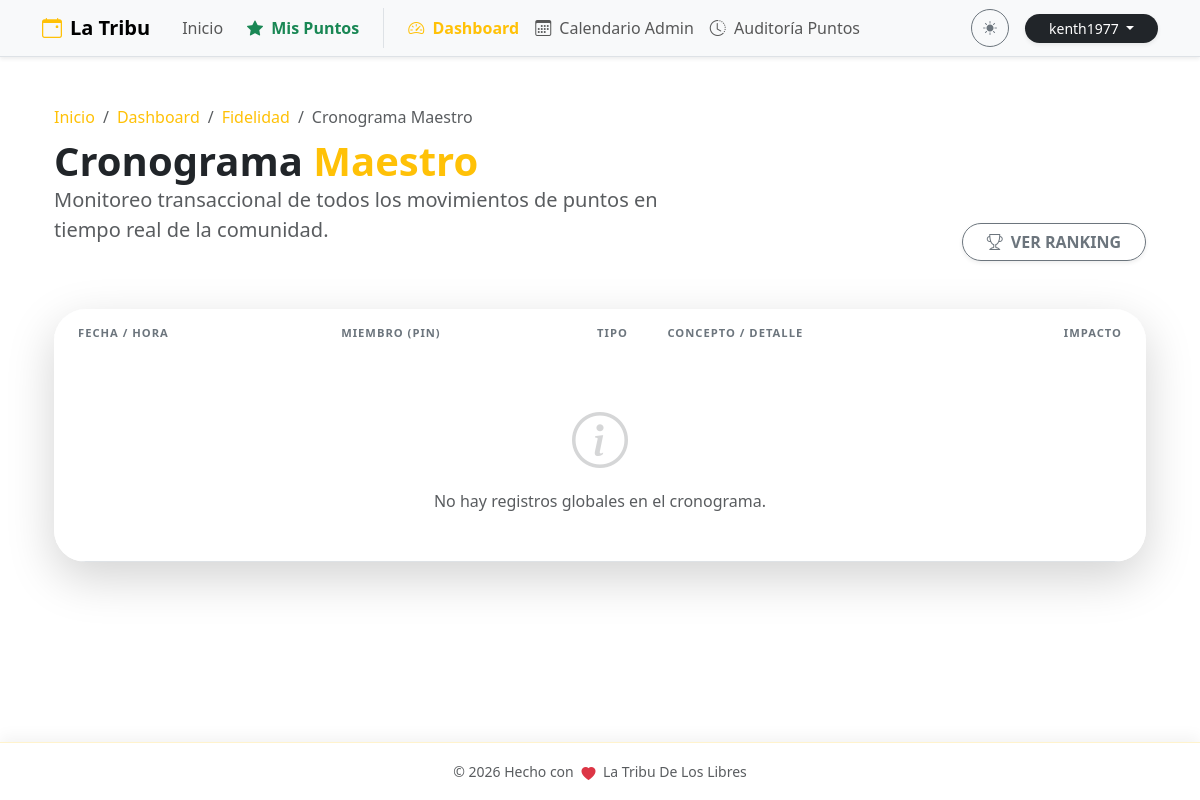
The page /admin/puntos/cronograma-total (signed in) on the database as committed earlier.
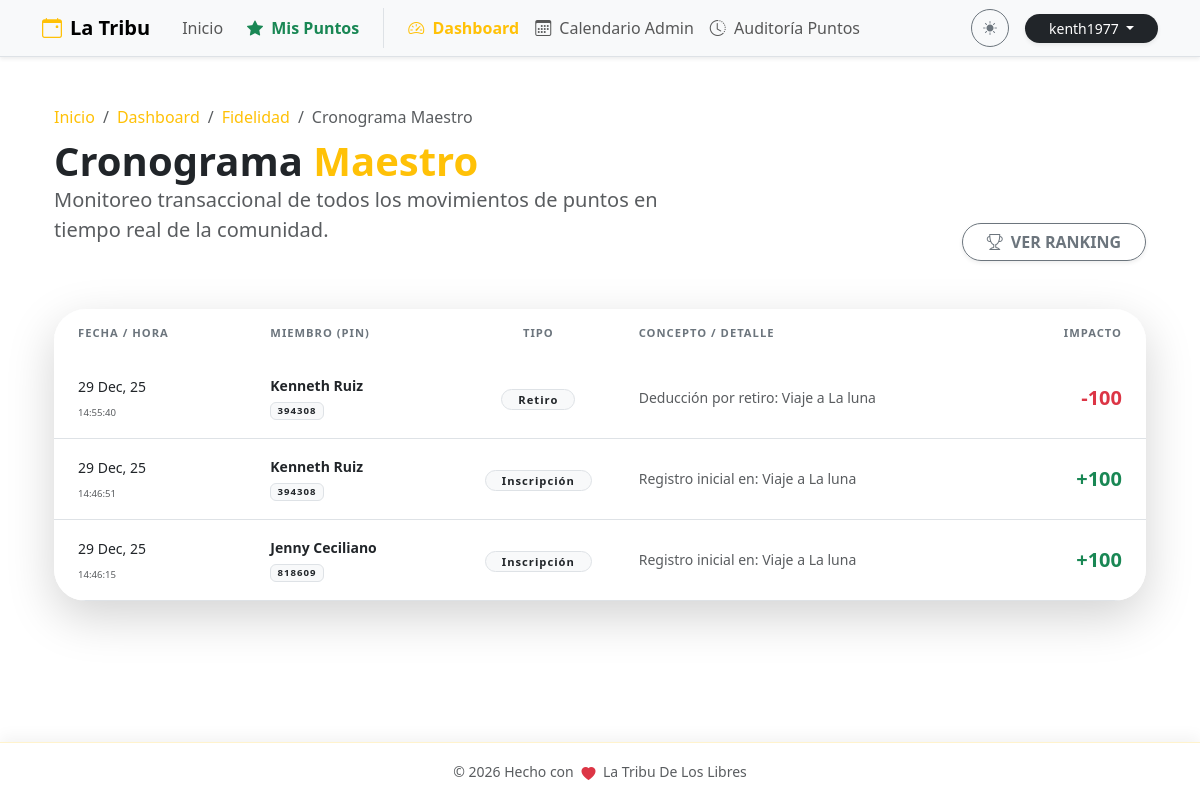
The same page on the database as committed later.
### db.py (models this page shows, shortened)
class User(db.Model, UserMixin):
    __tablename__ = 'user'
    id = db.Column(db.Integer, primary_key=True)
    email = db.Column(db.String(120), unique=True, nullable=False)
    password = db.Column(db.String(200), nullable=False)
    is_superuser = db.Column(db.Boolean, default=False)

class PointLog(db.Model):
    __tablename__ = 'point_log'
    id = db.Column(db.Integer, primary_key=True)
    member_id = db.Column(db.Integer, db.ForeignKey('member.id'), nullable=False)
    transaction_type = db.Column(db.String(50), nullable=False)
    description = db.Column(db.String(200))
    amount = db.Column(db.Integer, nullable=False)
    created_at = db.Column(db.DateTime, default=datetime.utcnow)
    booking_id = db.Column(db.Integer, db.ForeignKey('booking.id'), nullable=True)
    is_penalized = db.Column(db.Boolean, default=False)  # Si el movimiento fue penalizado
    penalty_reason = db.Column(db.String(200), nullable=True)  # Razón de la penalización

class Member(db.Model):
    __tablename__ = 'member'
    id = db.Column(db.Integer, primary_key=True)
    pin = db.Column(db.String(10), unique=True, nullable=False)
    nombre = db.Column(db.String(100), nullable=False)
    apellido1 = db.Column(db.String(100), nullable=False)
    apellido2 = db.Column(db.String(100))
    telefono = db.Column(db.String(20))
    birth_date = db.Column(db.Date)
    puntos_totales = db.Column(db.Integer, default=0)
    ultimo_regalo_bday = db.Column(db.Integer, default=0)
    bookings = db.relationship('Booking', backref='member', lazy=True, cascade="all, delete-orphan")
    point_logs = db.relationship('PointLog', backref='member', lazy=True, cascade="all, delete-orphan")

### puntos.py (the view)
@puntos_bp.route('/admin/puntos/cronograma-total')
@login_required
def cronograma_total():
    if not current_user.is_superuser: abort(403)
    try:
        all_logs = PointLog.query.order_by(PointLog.created_at.desc()).limit(100).all()
        ui_logs = []
        for log in all_logs:
            impacto_color = "text-success" if log.amount > 0 else "text-danger"
            if log.transaction_type == 'Ajuste Manual': impacto_color = "text-warning"
            ui_logs.append({
                'member': f"{log.member.nombre} {log.member.apellido1}",
                'pin': log.member.pin,
                'tipo': log.transaction_type,
                'detalle': log.description,
                'fecha': log.created_at,
                'monto': log.amount,
                'color': impacto_color
            })
        return render_template('puntos.html', logs=ui_logs, is_global_schedule=True)
    except Exception as e:
        flash('No se pudo cargar el cronograma maestro.', 'danger')
        return redirect(url_for('main.dashboard'))

### templates/puntos.html (shortened to what this page needs)
{% extends "base.html" %}
{% block content %}
<div class="container py-4">
    <div class="row mb-5 align-items-end animate__animated animate__fadeIn">
        <div class="col-md-7">
            <nav aria-label="breadcrumb">
                <ol class="breadcrumb mb-2">
                    <li class="breadcrumb-item"><a href="{{ url_for('main.home') }}" class="text-decoration-none text-warning">Inicio</a></li>
                    {% if current_user.is_authenticated and current_user.is_superuser %}
                        <li class="breadcrumb-item"><a href="{{ url_for('main.dashboard') }}" class="text-decoration-none text-warning">Dashboard</a></li>
                    {% endif %}
                    {% if is_global_schedule %}
                        <li class="breadcrumb-item"><a href="{{ url_for('puntos.historial_global') }}" class="text-decoration-none text-warning">Fidelidad</a></li>
                        <li class="breadcrumb-item active">Cronograma Maestro</li>
                    {% elif selected_member %}
                        <li class="breadcrumb-item"><a href="{{ url_for('puntos.historial_global') }}" class="text-decoration-none text-warning">Historial</a></li>
                        <li class="breadcrumb-item active text-truncate">{{ selected_member.nombre }}</li>
                    {% else %}
                        <li class="breadcrumb-item active">Portal de Fidelidad</li>
                    {% endif %}
                </ol>
            </nav>
            <h1 class="display-6 fw-bold mb-0">
                {% if is_global_schedule %}
                    Cronograma <span class="text-warning">Maestro</span>
                {% elif selected_member %}
                    Estado de Cuenta: <span class="text-warning">{{ selected_member.nombre }}</span>
                {% else %}
                    Portal de <span class="text-warning">Fidelidad</span>
                {% endif %}
            </h1>
            <p class="lead text-muted small">
                {% if is_global_schedule %}
                    Monitoreo transaccional de todos los movimientos de puntos en tiempo real de la comunidad.
                {% elif selected_member %}
                    Gestión de aventuras activas y auditoría detallada de saldos acumulados.
                {% else %}
                    Consulta de saldos, registro de miembros y ranking de La Tribu.
                {% endif %}
            </p>
        </div>
        <div class="col-md-5 text-md-end mt-3 mt-md-0">
            <div class="d-flex flex-column align-items-md-end gap-2">
                {% if selected_member %}
                    <div class="bg-warning bg-opacity-10 p-3 rounded-4 border border-warning border-opacity-25 d-inline-block w-100 w-md-auto text-center shadow-sm">
                        <small class="d-block text-uppercase fw-bold text-muted" style="font-size: 0.7rem;">Saldo Real Disponible</small>
                        <span class="h2 fw-bold text-warning mb-0">{{ selected_member.puntos_totales }} <small class="fs-6">pts</small></span>
                    </div>
                    <div class="d-flex gap-2 w-100 justify-content-md-end">
                        <button class="btn btn-success rounded-pill fw-bold px-4 shadow-sm" onclick="shareStatement('{{ selected_member.nombre }}', '{{ selected_member.telefono }}', '{{ selected_member.puntos_totales }}')">
                            <i class="bi bi-whatsapp me-2"></i>ESTADO POR WA
                        </button>
                        {% if current_user.is_authenticated and current_user.is_superuser %}
                        <div class="dropdown">
                            <button class="btn btn-outline-secondary rounded-circle shadow-sm" data-bs-toggle="dropdown">
                                <i class="bi bi-three-dots-vertical"></i>
                            </button>
                            <ul class="dropdown-menu dropdown-menu-end shadow-lg border-0 mt-2 animate__animated animate__fadeIn">
                                <li><a class="dropdown-item fw-bold text-primary" href="#" data-bs-toggle="modal" data-bs-target="#adjustPointsModal"><i class="bi bi-pencil-square me-2"></i>Ajuste Manual</a></li>
                                <li><a class="dropdown-item fw-bold text-info" href="{{ url_for('main.integrity_check', member_id=selected_member.id) }}"><i class="bi bi-shield-check me-2"></i>Verificar Integridad</a></li>
                                <li><hr class="dropdown-divider"></li>
                                <li><a class="dropdown-item fw-bold text-danger" href="#" data-bs-toggle="modal" data-bs-target="#deleteUserModal{{ selected_member.id }}"><i class="bi bi-person-x-fill me-2"></i>Eliminar Miembro</a></li>
                            </ul>
                        </div>
                        {% endif %}
                    </div>
                {% else %}
                    <div class="d-flex gap-2">
                        {% if current_user.is_authenticated and current_user.is_superuser %}
                            {% if not is_global_schedule %}
                            <a href="{{ url_for('puntos.cronograma_total') }}" class="btn btn-dark rounded-pill fw-bold px-4 shadow-sm border border-warning border-opacity-25">
                                <i class="bi bi-clock-history me-2 text-warning"></i>CRONOGRAMA MAESTRO
                            </a>
                            {% else %}
                            <a href="{{ url_for('puntos.historial_global') }}" class="btn btn-outline-secondary rounded-pill fw-bold px-4 shadow-sm">
                                <i class="bi bi-trophy me-2"></i>VER RANKING
                            </a>
                            {% endif %}
                        {% endif %}
                    </div>
                {% endif %}
            </div>
        </div>
    </div>
    {% if is_global_schedule %}
    <div class="card border-0 shadow-lg rounded-5 overflow-hidden animate__animated animate__fadeIn">
        <div class="card-body p-0">
            <div class="table-responsive">
                <table class="table table-hover align-middle mb-0">
                    <thead class="bg-body-tertiary">
                        <tr>
                            <th class="border-0 px-4 py-3 text-secondary x-small fw-bold text-uppercase">Fecha / Hora</th>
                            <th class="border-0 py-3 text-secondary x-small fw-bold text-uppercase">Miembro (PIN)</th>
                            <th class="border-0 py-3 text-secondary x-small fw-bold text-uppercase text-center">Tipo</th>
                            <th class="border-0 py-3 text-secondary x-small fw-bold text-uppercase">Concepto / Detalle</th>
                            <th class="border-0 py-3 text-secondary x-small fw-bold text-uppercase text-end pe-4">Impacto</th>
                        </tr>
                    </thead>
                    <tbody>
                        {% if logs %}
                            {% for log in logs %}
                            <tr class="animate__animated animate__fadeIn" style="animation-delay: {{ loop.index0 * 0.05 }}s">
                                <td class="px-4 py-3">
                                    <span class="fw-medium small text-body">{{ log.fecha.strftime('%d %b, %y') }}</span><br>
                                    <small class="text-muted" style="font-size: 0.6rem;">{{ log.fecha.strftime('%H:%M:%S') }}</small>
                                </td>
                                <td>
                                    <div class="fw-bold text-body small">{{ log.member }}</div>
                                    <span class="badge bg-light text-dark border x-small" style="font-size: 0.6rem;">{{ log.pin }}</span>
                                </td>
                                <td class="text-center">
                                    <span class="badge bg-light text-dark border px-3 py-1 rounded-pill x-small fw-bold">{{ log.tipo }}</span>
                                </td>
                                <td class="small text-muted">{{ log.detalle }}</td>
                                <td class="text-end pe-4">
                                    <span class="fw-bold fs-5 {{ log.color }}">
                                        {% if log.monto > 0 %}+{% endif %}{{ log.monto }}
                                    </span>
                                </td>
                            </tr>
                            {% endfor %}
                        {% else %}
                            <tr>
                                <td colspan="5" class="text-center py-5 text-muted">
                                    <i class="bi bi-info-circle display-4 d-block mb-3 opacity-25"></i>
                                    No hay registros globales en el cronograma.
                                </td>
                            </tr>
                        {% endif %}
                    </tbody>
                </table>
            </div>
        </div>
    </div>
    {% endif %}
</div>
{% endblock %}

### templates/base.html (shortened to what this page needs)
<!DOCTYPE html>
<html lang="es" data-bs-theme="light">
<head>
    <link href="https://cdn.jsdelivr.net/npm/bootstrap@5.3.2/dist/css/bootstrap.min.css" rel="stylesheet">
    <link rel="stylesheet" href="https://cdn.jsdelivr.net/npm/bootstrap-icons@1.11.1/font/bootstrap-icons.css">
    <link rel="stylesheet" href="https://cdnjs.cloudflare.com/ajax/libs/animate.css/4.1.1/animate.min.css"/>
</head>
<body>
    <nav class="navbar navbar-expand-lg bg-body-tertiary border-bottom sticky-top shadow-sm">
        <div class="container">
            <a class="navbar-brand fw-bold" href="{{ url_for('main.home') }}">
                <i class="bi bi-calendar-event me-2 text-warning"></i>La Tribu
            </a>
            <div class="collapse navbar-collapse" id="navbarNav">
                <ul class="navbar-nav me-auto align-items-center">
                    <li class="nav-item">
                        <a class="nav-link px-3" href="{{ url_for('main.home') }}">Inicio</a>
                    </li>
                    <li class="nav-item">
                        <button class="nav-link btn btn-link text-decoration-none fw-bold text-success border-0 bg-transparent" data-bs-toggle="modal" data-bs-target="#pointsModal">
                            <i class="bi bi-star-fill me-1"></i> Mis Puntos
                        </button>
                    </li>
                    {% if current_user.is_authenticated and current_user.is_superuser %}
                    <li class="nav-item ms-lg-3 border-start ps-lg-3">
                        <a class="nav-link fw-bold text-warning" href="{{ url_for('main.dashboard') }}">
                            <i class="bi bi-speedometer2 me-1"></i> Dashboard
                        </a>
                    </li>
                    <li class="nav-item">
                        <a class="nav-link" href="{{ url_for('calendar_view.view') }}">
                            <i class="bi bi-calendar3 me-1"></i> Calendario Admin
                        </a>
                    </li>
                    <li class="nav-item">
                        <a class="nav-link" href="{{ url_for('puntos.historial_global') }}">
                            <i class="bi bi-clock-history me-1"></i> Auditoría Puntos
                        </a>
                    </li>
                    {% endif %}
                </ul>
                <div class="d-flex align-items-center gap-3 mt-3 mt-lg-0">
                    <button class="btn btn-sm btn-outline-secondary rounded-circle" id="themeToggler" title="Cambiar tema" style="width: 38px; height: 38px; padding: 0;">
                        <i class="bi bi-sun-fill" id="themeIcon"></i>
                    </button>
                    {% if current_user.is_authenticated %}
                        <div class="dropdown">
                            <button class="btn btn-dark btn-sm rounded-pill px-4 dropdown-toggle shadow-sm border-0" type="button" data-bs-toggle="dropdown">
                                {{ current_user.email.split('@')[0] }}
                            </button>
                        </div>
                    {% else %}
                        <a href="{{ url_for('auth.login') }}" class="btn btn-warning btn-sm text-dark fw-bold rounded-pill px-4 shadow-sm border-0">
                            <i class="bi bi-lock-fill me-1"></i>Admin
                        </a>
                    {% endif %}
                </div>
            </div>
        </div>
    </nav>
    <main class="container py-4">
        {% block content %}{% endblock %}
    </main>
    <footer class="footer-sticky-blur py-3 text-center">
        <div class="container">
            <span class="text-body-secondary fw-medium small">
                © 2026 Hecho con <i class="bi bi-heart-fill text-danger heart-beat mx-1"></i> La Tribu De Los Libres
            </span>
        </div>
    </footer>
</body>
</html>

Rows that differ between the two databases and show on the page:
added PointLog: fecha "29 Dec, 25", fecha "14:55:40", tipo "Retiro", detalle "Deducción por retiro: Viaje a La luna", monto "-100"
added Member: pin "394308" "394308"
added PointLog: fecha "29 Dec, 25", fecha "14:46:51", tipo "Inscripción", detalle "Registro inicial en: Viaje a La luna"
added PointLog: fecha "29 Dec, 25", fecha "14:46:15", tipo "Inscripción", detalle "Registro inicial en: Viaje a La luna"
added Member: pin "818609"
Other text that changed with them:
new list line: "Kenneth Ruiz"
new list line: "Kenneth Ruiz + 100"
new list line: "Jenny Ceciliano + 100"
text no longer shown: "No hay registros globales en el cronograma."
